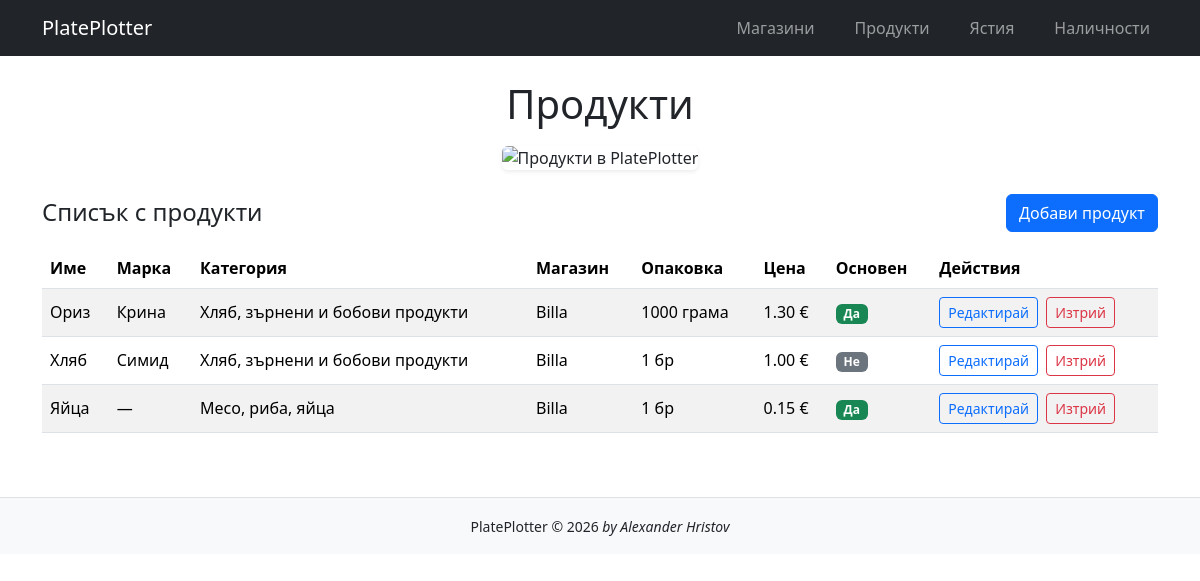
/products/, run on an earlier commit of the app's database.
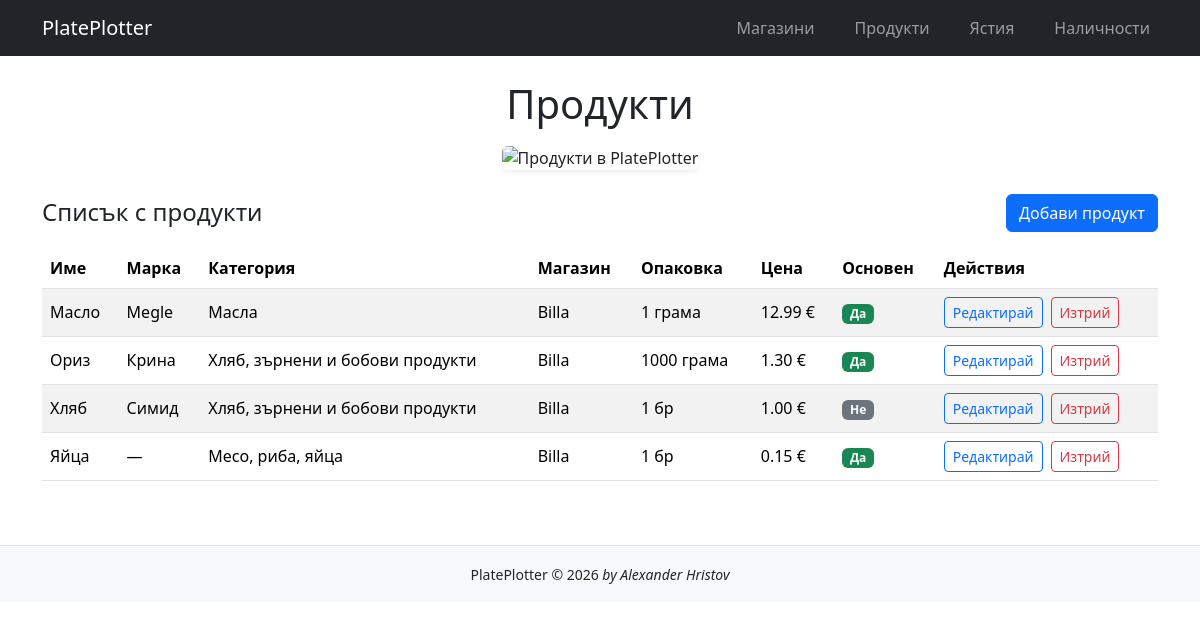
And on a later commit of the database.
### inventory/models.py (models this page shows, shortened)
class Product(models.Model):
    UNIT_GRAMS = 'g'
    UNIT_ML = 'ml'
    UNIT_PCS = 'pcs'
    UNIT_CHOICES = [
        (UNIT_GRAMS, 'грама'),
        (UNIT_ML, 'мл'),
        (UNIT_PCS, 'бр')
    ]
    CATEGORY_MEAT_FISH_EGGS = 'meat_fish_eggs'
    CATEGORY_MILK_CHEESE = 'milk_cheese'
    CATEGORY_FRUIT_VEGETABLES = 'fruit_vegetables'
    CATEGORY_GRAINS_LEGUMES = 'grains_legumes'
    CATEGORY_NUTS = 'nuts'
    CATEGORY_OILS = 'oils'
    CATEGORY_SWEETS = 'sweets'
    CATEGORY_DRINKS = 'drinks'
    CATEGORY_PACKAGED_FOODS = 'packaged_foods'
    CATEGORY_SPICES = 'spices'
    CATEGORY_CHOICES = [
        (CATEGORY_MEAT_FISH_EGGS, 'Месо, риба, яйца'),
        (CATEGORY_MILK_CHEESE, 'Млекопродукти'),
        (CATEGORY_FRUIT_VEGETABLES, 'Плодове и зеленчуци'),
        (CATEGORY_GRAINS_LEGUMES, 'Хляб, зърнени и бобови продукти'),
        (CATEGORY_NUTS, 'Ядки'),
        (CATEGORY_OILS, 'Масла'),
        (CATEGORY_SWEETS, 'Сладки и десерти'),
        (CATEGORY_DRINKS, 'Напитки'),
        (CATEGORY_PACKAGED_FOODS, 'Пакетирани храни'),
        (CATEGORY_SPICES, 'Подправки')
    ]
    name = models.CharField(
        max_length=30,
        verbose_name='Продукт'
    )
    brand = models.CharField(
        max_length=30,
        verbose_name='Марка',
        blank=True
    )
    category = models.CharField(
        max_length=35,
        verbose_name='Категория',
        choices=CATEGORY_CHOICES
    )
    store = models.ForeignKey(
        Store,
        on_delete=models.PROTECT,
        verbose_name='Магазин'
    )
    unit = models.CharField(
        max_length=3,
        verbose_name='Мерна единица',
        choices=UNIT_CHOICES
    )
    package_quantity = models.DecimalField(
        max_digits=10,
        decimal_places=2,
        default=1,
        validators=[MinValueValidator(Decimal('0.01'))],
        verbose_name='Количество в опаковка'
    )
    price = models.DecimalField(
        max_digits=8,
        decimal_places=2,
        validators=[MinValueValidator(Decimal('0.01'))],
        verbose_name='Цена за опаковка'
    )
    is_basic = models.BooleanField(
        default=False,
        verbose_name='Основен продукт',
        help_text='Базов продукт - винаги трябва да има в наличност'
    )
    calories = models.PositiveIntegerField(
        null=True,
        blank=True,
        verbose_name='Калории (kcal / 100 g)'
    )
    protein = models.DecimalField(
        max_digits=6,
        decimal_places=2,
        null=True,
        blank=True,
        validators=[MinValueValidator(Decimal('0'))],
        verbose_name='Протеини (g / 100 g)'
    )
    carbs = models.DecimalField(
        max_digits=6,
        decimal_places=2,
        null=True,
        blank=True,
        validators=[MinValueValidator(Decimal('0'))],
        verbose_name='Въглехидрати (g / 100 g)'
    )
    fat = models.DecimalField(
        max_digits=6,
        decimal_places=2,
        null=True,
        blank=True,
        validators=[MinValueValidator(Decimal('0'))],
        verbose_name='Мазнини (g / 100 g)'
    )
    class Meta:
        unique_together = ('name', 'brand', 'store')
        ordering = ['name']
        verbose_name = 'Продукт'
        verbose_name_plural = 'Продукти'

class Store(models.Model):
    name = models.CharField(
        max_length=30,
        verbose_name='Име',
        unique=True,
        error_messages={
        'unique': 'Вече съществува магазин с това име.'
    }
    )
    class Meta:
        verbose_name = 'Store'
        ordering = ['name']

### inventory/views.py (the view)
# urls.py: path('products/', ProductListView.as_view(), name='product-list'),
class ProductListView(ListView):
    model = Product
    template_name = 'inventory/product_list.html'
    context_object_name = 'products'

### templates/inventory/product_list.html (shortened to what this page needs)
{% extends 'base.html' %}
{% load static %}
{% block content %}
<div class="text-center mb-4">
    <h1 class="mb-3">Продукти</h1>
    <img
        src="{% static 'images/products.png' %}"
        alt="Продукти в PlatePlotter"
        class="img-fluid rounded shadow-sm"
        style="max-height: 300px;"
    >
</div>
<div class="d-flex justify-content-between align-items-center mb-3">
    <h4 class="mb-0">Списък с продукти</h4>
    <a href="{% url 'product-add' %}" class="btn btn-primary">
        Добави продукт
    </a>
</div>
<div class="table-responsive">
    <table class="table table-striped table-hover align-middle">
        <thead>
            <tr>
                <th>Име</th>
                <th>Марка</th>
                <th>Категория</th>
                <th>Магазин</th>
                <th>Опаковка</th>
                <th>Цена</th>
                <th>Основен</th>
                <th>Действия</th>
            </tr>
        </thead>
        <tbody>
            {% for product in products %}
            <tr>
                <td>{{ product.name }}</td>
                <td>{{ product.brand|default:"—" }}</td>
                <td>{{ product.get_category_display }}</td>
                <td>{{ product.store.name }}</td>
                <td>
                    {{ product.package_quantity|floatformat:"-2" }}
                    {{ product.get_unit_display }}
                </td>
                <td>{{ product.price|floatformat:2 }} €</td>
                <td>
                    {% if product.is_basic %}
                        <span class="badge bg-success">Да</span>
                    {% else %}
                        <span class="badge bg-secondary">Не</span>
                    {% endif %}
                </td>
                <td>
                    <div class="d-flex flex-nowrap gap-2">
                        <a href="{% url 'product-edit' product.pk %}"
                           class="btn btn-outline-primary btn-sm">
                            Редактирай
                        </a>
                        <a href="{% url 'product-delete' product.pk %}"
                           class="btn btn-outline-danger btn-sm">
                            Изтрий
                        </a>
                    </div>
                </td>
            </tr>
            {% empty %}
            <tr>
                <td colspan="8" class="text-center">
                    Все още няма добавени продукти.
                </td>
            </tr>
            {% endfor %}
        </tbody>
    </table>
</div>
{% endblock %}

What changed in the data, as far as the page shows it:
added Product: name "Масло", brand "Megle", category "Масла", store.name "Billa", package_quantity "1", unit "грама", price "12.99", is_basic "Да"
